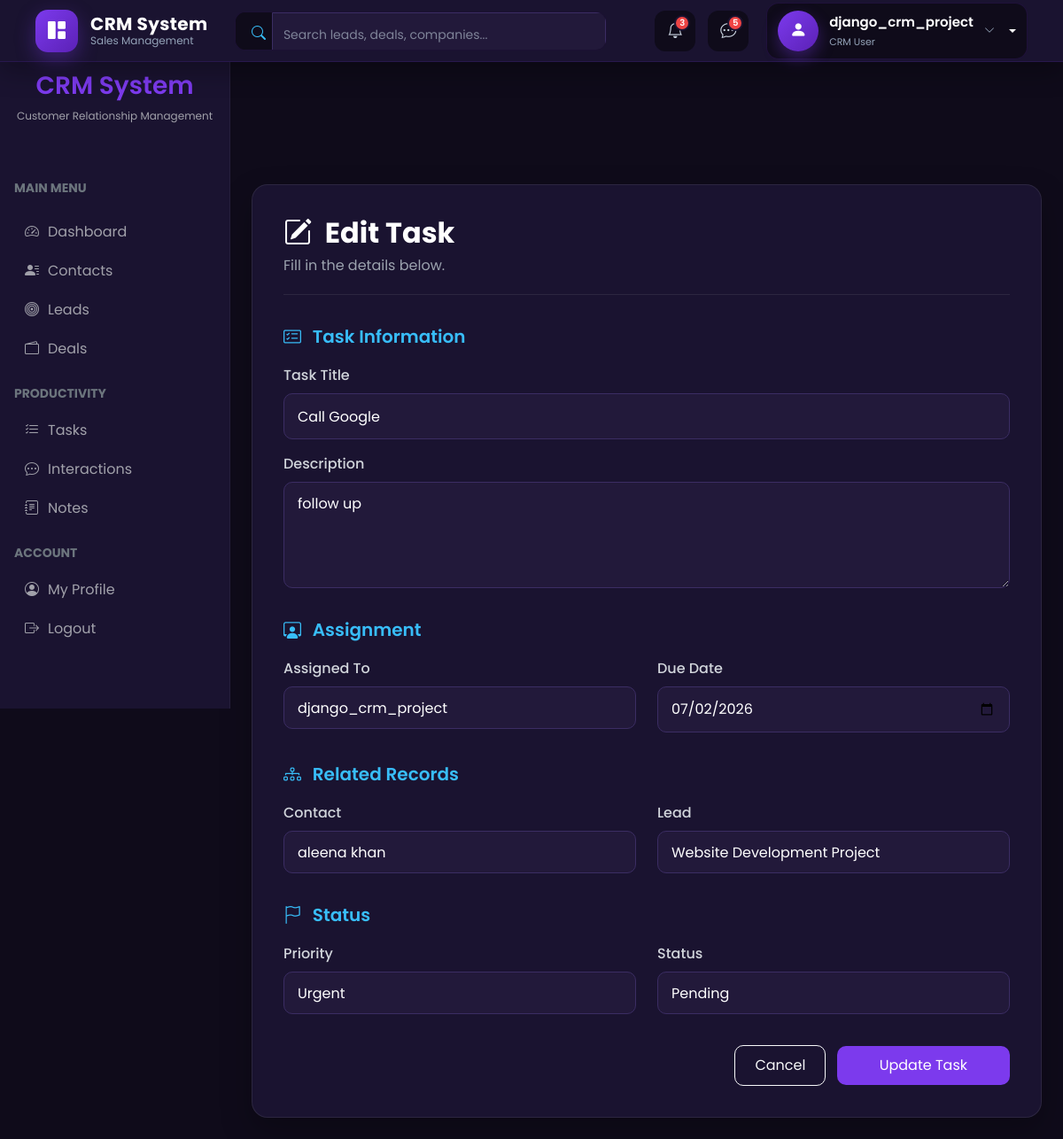
The app's page /tasks/3/edit/ (signed in), older data.
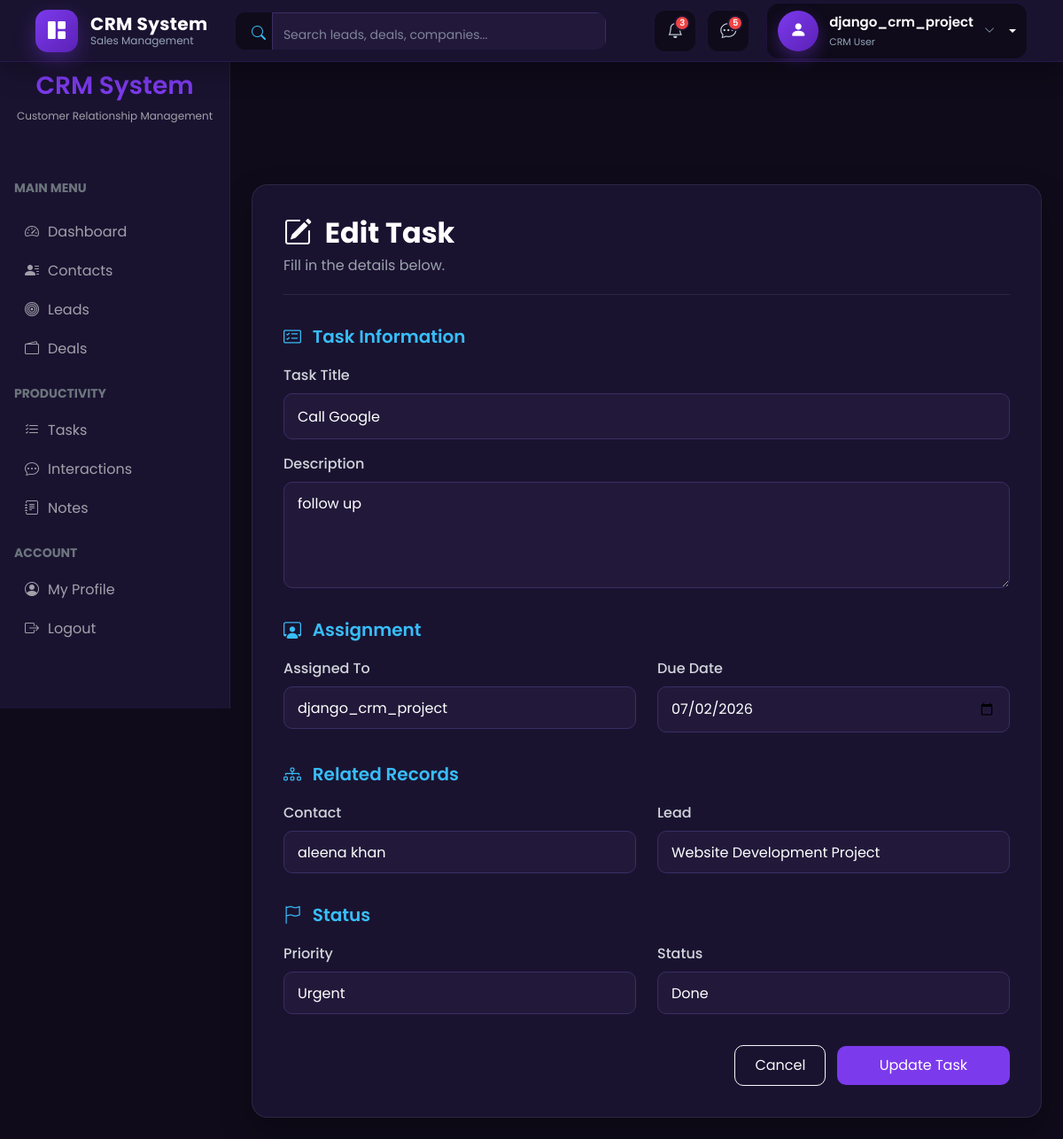
The same page, newer data.
### accounts/models.py (models this page shows)
class CustomUser(AbstractUser):
    ROLE_CHOICES = (
        ('admin', 'Admin'),
        ('agent', 'Agent'),
    )
    role = models.CharField(max_length=10, choices=ROLE_CHOICES, default='agent')
    phone = models.CharField(max_length=15, blank=True, null=True)
    profile_pic = models.ImageField(upload_to="profiles/", blank=True, null=True)
    email = models.EmailField(unique=True)
    is_approved = models.BooleanField(default=False, help_text="Admin approval required for login")
    def __str__(self):
        return self.username

### tasks/models.py (models this page shows, shortened)
class Task(models.Model):
    PRIORITY_CHOICES = (
        ('low', 'Low'),
        ('medium', 'Medium'),
        ('high', 'High'),
        ('urgent', 'Urgent'),
    )
    STATUS_CHOICES = (
        ('pending', 'Pending'),
        ('in_progress','In Progress'),
        ('done', 'Done'),
    )
    title = models.CharField(max_length=200)
    description = models.TextField(blank=True)
    assigned_to = models.ForeignKey(settings.AUTH_USER_MODEL, on_delete=models.CASCADE)
    related_contact = models.ForeignKey(Contact, null=True, blank=True, on_delete=models.SET_NULL )
    related_lead = models.ForeignKey(Lead, null=True, blank=True, on_delete=models.SET_NULL)
    due_date = models.DateField(null=True, blank=True)
    priority = models.CharField(max_length=10, choices=PRIORITY_CHOICES)
    status = models.CharField(max_length=20, choices=STATUS_CHOICES)
    created_at = models.DateTimeField(auto_now_add=True)

### tasks/views.py (the view)
# urls.py: path("<int:pk>/edit/", TaskUpdateView.as_view(), name="task_edit"),
class TaskUpdateView(UpdateView):
    model = Task
    form_class = TaskForm
    template_name = "tasks/task_form.html"
    success_url = reverse_lazy("task_list")
    def get_queryset(self):
        user = self.request.user
        if user.role == "admin":
            return Task.objects.all()
        return Task.objects.filter(assigned_to=user)

### contacts/models.py (called while the page is built)
    def __str__(self):
       return f"{self.first_name} {self.last_name}"

### leads/models.py (called while the page is built)
    def __str__(self):
        return self.title

### templates/tasks/task_form.html (shortened to what this page needs)
{% extends "base.html" %}
{% block content %}
<div class="container-fluid mt-4">
    <div class="task-form-card">
        <div class="form-header">
            <div>
                <h2>
                    {% if object %}
                    <i class="bi bi-pencil-square me-2"></i>
                    Edit Task
                    {% else %}
                    <i class="bi bi-plus-circle me-2"></i>
                    Create Task
                    {% endif %}
                </h2>
                <p>
                    Fill in the details below.
                </p>
            </div>
        </div>
        <form method="POST">
            <div class="form-section">
                <h5>
                    <i class="bi bi-card-checklist me-2"></i>
                    Task Information
                </h5>
                <div class="mb-3">
                    <label>Task Title</label>
                    {{ form.title }}
                </div>
                <div class="mb-0">
                    <label>Description</label>
                    {{ form.description }}
                </div>
            </div>
            <div class="form-section">
                <h5>
                    <i class="bi bi-person-workspace me-2"></i>
                    Assignment
                </h5>
                <div class="row">
                    <div class="col-md-6">
                        <label>Assigned To</label>
                        {{ form.assigned_to }}
                    </div>
                    <div class="col-md-6">
                        <label>Due Date</label>
                        {{ form.due_date }}
                    </div>
                </div>
            </div>
            <div class="form-section">
                <h5>
                    <i class="bi bi-diagram-3 me-2"></i>
                    Related Records
                </h5>
                <div class="row">
                    <div class="col-md-6">
                        <label>Contact</label>
                        {{ form.related_contact }}
                    </div>
                    <div class="col-md-6">
                        <label>Lead</label>
                        {{ form.related_lead }}
                    </div>
                </div>
            </div>
            <div class="form-section">
                <h5>
                    <i class="bi bi-flag me-2"></i>
                    Status
                </h5>
                <div class="row">
                    <div class="col-md-6">
                        <label>Priority</label>
                        {{ form.priority }}
                    </div>
                    <div class="col-md-6">
                        <label>Status</label>
                        {{ form.status }}
                    </div>
                </div>
            </div>
            <div class="text-end mt-4">
                <a href="{% url 'task_list' %}"
                   class="btn btn-outline-light me-2">
                    Cancel
                </a>
                <button class="btn btn-primary px-5">
                    {% if object %}
                        Update Task
                    {% else %}
                        Save Task
                    {% endif %}
                </button>
            </div>
        </form>
    </div>
</div>
{% endblock %}

### templates/base.html (shortened to what this page needs)
{% load static %}
<!DOCTYPE html>
<html lang="en">
<head>
    <link href="https://cdn.jsdelivr.net/npm/bootstrap@5.3.3/dist/css/bootstrap.min.css"
          rel="stylesheet">
    <link rel="stylesheet"
          href="https://cdn.jsdelivr.net/npm/bootstrap-icons@1.11.3/font/bootstrap-icons.min.css">
 <link rel="stylesheet" href="{% static 'css/base.css' %}">
<link rel="stylesheet" href="{% static 'css/components.css' %}">
<link rel="stylesheet" href="{% static 'css/pages.css' %}">
</head>
<body>
    {% include "includes/sidebar.html" %}
    {% include "includes/navbar.html" %}
    <main class="main-wrapper">
        <div class="container-fluid py-4">
            {% block content %}
            {% endblock %}
        </div>
    </main>
</body>
</html>

### templates/includes/sidebar.html (shortened to what this page needs)
<div class="sidebar">
    <div class="sidebar-logo">
        <h3>CRM System</h3>
        <p>Customer Relationship Management</p>
    </div>
    <div class="px-3 mt-4">
        <small class="text-uppercase text-secondary fw-bold">
            Main Menu
        </small>
    </div>
    <ul class="nav flex-column p-3">
        <li class="nav-item">
            <a href="/" class="nav-link">
                <i class="bi bi-speedometer2"></i>
                Dashboard
            </a>
        </li>
        <li class="nav-item">
            <a href="/contacts/" class="nav-link">
                <i class="bi bi-person-lines-fill"></i>
                Contacts
            </a>
        </li>
        <li class="nav-item">
            <a href="/leads/" class="nav-link">
                <i class="bi bi-bullseye"></i>
                Leads
            </a>
        </li>
        <li class="nav-item">
            <a href="/deals/" class="nav-link">
                <i class="bi bi-wallet2"></i>
                Deals
            </a>
        </li>
    </ul>
    <div class="px-3">
        <small class="text-uppercase text-secondary fw-bold">
            Productivity
        </small>
    </div>
    <ul class="nav flex-column p-3 pt-2">
        <li class="nav-item">
            <a href="/tasks/" class="nav-link">
                <i class="bi bi-list-check"></i>
                Tasks
            </a>
        </li>
        <li class="nav-item">
            <a href="/interactions/" class="nav-link">
                <i class="bi bi-chat-dots"></i>
                Interactions
            </a>
        </li>
        <li class="nav-item">
            <a href="/notes/" class="nav-link">
                <i class="bi bi-journal-text"></i>
                Notes
            </a>
        </li>
    </ul>
    <div class="px-3">
        <small class="text-uppercase text-secondary fw-bold">
            Account
        </small>
    </div>
    <ul class="nav flex-column p-3 pt-2">
        <li class="nav-item">
            <a href="/accounts/profile/" class="nav-link">
                <i class="bi bi-person-circle"></i>
                My Profile
            </a>
        </li>
        <li class="nav-item">
            <a href="/accounts/logout/" class="nav-link">
                <i class="bi bi-box-arrow-right"></i>
                Logout
            </a>
        </li>
    </ul>
</div>

### templates/includes/navbar.html (shortened to what this page needs)
<nav class="navbar navbar-expand-lg crm-navbar">
  <div class="container-fluid">
    <a class="navbar-brand crm-brand" href="{% url 'dashboard' %}">
      <div class="crm-brand-icon">
        <i class="bi bi-grid-1x2-fill"></i>
      </div>
      <div class="crm-brand-text">
        <span class="crm-brand-title"> CRM System </span>
        <small> Sales Management </small>
      </div>
    </a>
    <div class="collapse navbar-collapse" id="crmNavbar">
      <form class="crm-search mx-auto">
        <div class="input-group">
          <span class="input-group-text">
            <i class="bi bi-search"></i>
          </span>
          <input
            type="search"
            class="form-control"
            placeholder="Search leads, deals, companies..."
          />
        </div>
      </form>
      {% if user.is_authenticated %}
      <div class="crm-navbar-actions">
       <a href="javascript:void(0);" class="crm-nav-icon">
    <i class="bi bi-bell"></i>
    <span class="crm-nav-badge">3</span>
</a>
        <a href="#" class="crm-nav-icon">
          <i class="bi bi-chat-dots"></i>
          <span class="crm-nav-badge">5</span>
        </a>
        <div class="dropdown crm-user-dropdown">
          <a
            href="#"
            class="crm-user dropdown-toggle"
            role="button"
            data-bs-toggle="dropdown"
            aria-expanded="false"
          >
            <div class="crm-avatar">
              <i class="bi bi-person-fill"></i>
            </div>
            <div class="crm-user-info">
              <span class="crm-user-name"> {{ user.username }} </span>
<small>
    CRM User
</small>            </div>
            <i class="bi bi-chevron-down crm-arrow"></i>
          </a>
        </div>
      </div>
      {% else %}
      <div class="d-flex align-items-center gap-2 ms-auto">
        <a href="/accounts/login/" class="btn btn-outline-light"> Login </a>
        <a href="/accounts/register/" class="btn btn-primary"> Register </a>
      </div>
      {% endif %}
    </div>
  </div>
</nav>

### static/css/base.css (style rules this page uses)
* { margin: 0; padding: 0; box-sizing: border-box; font-family: "Poppins", sans-serif; }
body { background: #0f0b1a; color: #e5e7eb; }
.sidebar { width: 260px; height: 100vh; position: fixed; top: 0; left: 0; background: #1a1330; border-right: 1px solid rgba(255,255,255,0.05); overflow-y: auto; padding-bottom: 20px; }
.sidebar-logo { text-align: center; padding: 20px 10px; }
.sidebar-logo h3 { color: #7c3aed; font-weight: 600; }
.sidebar-logo p { font-size: 12px; color: #a1a1aa; }
.sidebar .nav-link { color: #a1a1aa; padding: 10px 12px; border-radius: 8px; display: flex; gap: 10px; transition: 0.3s; }
.main-wrapper { margin-left: 260px; padding-top: 90px; }

### static/css/components.css (style rules this page uses)
.crm-navbar { position:sticky; top:0; z-index:1050; height:70px; padding:0 28px; background:#1a1330; border-bottom:1px solid rgba(124,58,237,.15); box-shadow:0 10px 30px rgba(0,0,0,.30); }
.crm-navbar .container-fluid { height:100%; display:flex; align-items:center; justify-content:space-between; }
.crm-brand { display:flex; align-items:center; gap:14px; text-decoration:none; transition:.35s; }
.crm-brand-icon { width:48px; height:48px; border-radius:14px; display:flex; align-items:center; justify-content:center; background:linear-gradient(135deg,#7c3aed,#5b21b6); box-shadow:0 8px 22px rgba(124,58,237,.35); }
.crm-brand-icon i { color:#fff; font-size:20px; }
.crm-brand-text { display:flex; flex-direction:column; line-height:1.2; }
.crm-brand-title { color:#fff; font-size:20px; font-weight:700; letter-spacing:.4px; }
.crm-brand-text small { color:#94a3b8; font-size:12px; }
.crm-navbar .navbar-collapse { display:flex; align-items:center; justify-content:space-between; }
.crm-search { width:420px; margin:0 auto; max-width:100%; }
.crm-search .input-group { height:44px; overflow:hidden; border-radius:12px; border:1px solid rgba(124,58,237,.12); background:#0f0b1a; transition:.30s; }
.crm-search .input-group-text { background:#0f0b1a; border:none; color:#38bdf8; padding-left:18px; padding-right:8px; }
.crm-search .form-control { background:#0f0b1a; border:none; color:#fff; font-size:14px; box-shadow:none; }
.crm-search .form-control::placeholder { color:#7f8499; }
.crm-navbar-actions { display:flex; align-items:center; gap:14px; margin-left:40px; }
.crm-nav-icon { width:46px; height:46px; display:flex; align-items:center; justify-content:center; border-radius:12px; background:#0f0b1a; color:#cbd5e1; text-decoration:none; position:relative; transition:.30s; }
.crm-nav-icon i { font-size:18px; }
.crm-nav-badge { position:absolute; top:5px; right:6px; width:18px; height:18px; border-radius:50%; background:#ef4444; color:#fff; font-size:10px; font-weight:600; display:flex; align-items:center; justify-content:center; border:2px solid #1a1330; }
.crm-user-dropdown { margin-left:6px; }
.crm-user { display:flex; align-items:center; gap:12px; min-width:170px; padding:8px 12px; border-radius:14px; background:#0f0b1a; border:1px solid rgba(124,58,237,.15); color:#fff; text-decoration:none; transition:all .30s ease; }
.crm-avatar { width:46px; height:46px; min-width:44px; border-radius:50%; background:linear-gradient(135deg,#7c3aed,#5b21b6); display:flex; align-items:center; justify-content:center; box-shadow:0 8px 18px rgba(124,58,237,.35); }
.crm-avatar i { font-size:19px; color:#fff; }
.crm-user-info { display:flex; flex-direction:column; overflow:hidden; flex:1; }
.crm-user-name { font-size:15px; font-weight:600; color:#fff; white-space:nowrap; overflow:hidden; text-overflow:ellipsis; }
.crm-user-info small { font-size:11px; color:#94a3b8; margin-top:2px; }
.crm-arrow { font-size:12px; color:#94a3b8; transition:.30s; }

Row changes from the older to the newer data that the page shows:
changed Task "Call Google": status "Pending" → "Done"
